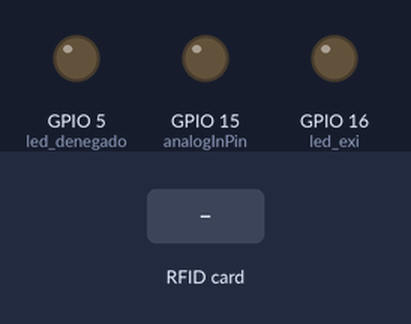
Recording of a sketch running on a simulated ESP8266 (NodeMCU). Shown: output pins drawn as LEDs (lit = HIGH). Inputs (shaded band) come from the test bench. WiFi joins after 1.5 s; servers stay silent unless stated; uploads are accepted with an empty reply; what the sketch prints to the serial monitor is not drawn.

Above: at 2.7 s.
2.8 s: RFID card 12 34 56 78 held to the reader
At 3.8 s:
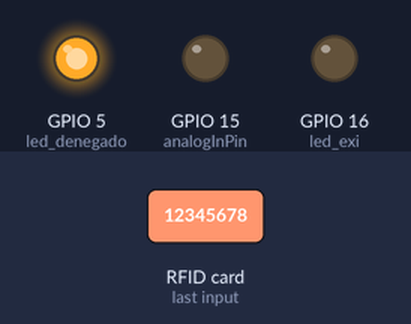
5.5 s: RFID card 5E 7A 19 C4 held to the reader
At 7.7 s:
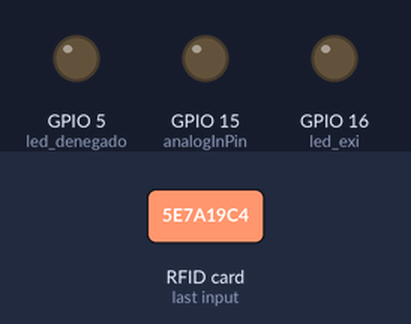
Timing chart, 0 to 9.2 s (numbered marks = the images above; inputs shaded):
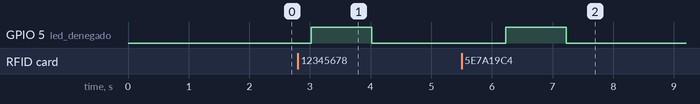

Measured:
- after the input at 2.8 s, GPIO 5 (led_denegado): LOW → HIGH after 0.22 s, → LOW 1.0 s later
- after the input at 5.5 s, GPIO 5 (led_denegado): LOW → HIGH after 0.73 s, → LOW 1.0 s later

The sketch:

tersera_lectora.ino
```cpp
//String mac=WiFi.macAddress();
const int analogInPin = 15;  // ESP8266 Analog Pin ADC0 = A0
String dato;
int PosicionComa; //Variable que nos dice la posicion de la coma en el mensaje.
int led_exi=16;
int led_denegado=5;
#include <SPI.h>//libreria nesesaria para el rfid
#include <MFRC522.h>
#define SS_PIN 2//definendopin delrfid
#define RST_PIN 4

MFRC522 mfrc522(SS_PIN, RST_PIN); // Instance of the class
//si usas esp32
//#include <HTTPClient.h>
//#include <WiFi.h>
//si usas esp8266
#include <ESP8266WiFiMulti.h>///librerias para elwifi
#include <ESP8266HTTPClient.h>
//lacontraseña y el nombre de la red
//nombre y contaseña de la casa
//char* ssid = "ARRIS-04F2";
//const char* password =  "4CE31B26A0B75370";
//nombre y contaseña de la escuela
//const char* ssid = "UTeM-Administrativos";
//const char* password = "utemadministrativos";
//modem de prueba
char* ssid = "Magic_red";
const char* password =  "12345678";
String user ;//dato que  enviaremos en post
String pass = "12345";
void setup() {
  pinMode(analogInPin,OUTPUT);
  pinMode(led_exi,OUTPUT);
  pinMode(led_denegado,OUTPUT);

    digitalWrite(analogInPin,LOW);
  SPI.begin();       // Init SPI bus
  mfrc522.PCD_Init(); // Init MFRC522

  delay(10);
  Serial.begin(115200);
  WiFi.begin(ssid, password);
  //definiendo entradas y salidas


  Serial.print("Conectando...");
  while (WiFi.status() != WL_CONNECTED) { //Check for the connection
    delay(500);
    Serial.print(".");
  }

  Serial.print("Conectado con éxito, mi IP es: ");
  Serial.println(WiFi.localIP());
}
void loop() {
        digitalWrite(analogInPin,LOW);
  if ( mfrc522.PICC_IsNewCardPresent())
  {
    if ( mfrc522.PICC_ReadCardSerial())
    {
    //  Serial.print("Tag UID:");
      //uniendol losbalores en una bariable
      user = mfrc522.uid.uidByte[0], HEX;
      user += mfrc522.uid.uidByte[1], HEX;
      user += mfrc522.uid.uidByte[3], HEX;
      user += mfrc522.uid.uidByte[4], HEX;
      //Serial.print(user);
      if (WiFi.status() == WL_CONNECTED) { //Check WiFi connection status
        HTTPClient http;
        String datos_a_enviar = "user=" + user + "&pass=" + pass; // datos aenviar
       // http.begin("http://172.16.84.200/rfid/checklogin.php");        //Indicamos el destino
        http.begin("http://192.168.0.6/acceso/Model/arduino/salida.php");        //Indicamos el destino
        http.addHeader("Content-Type", "application/x-www-form-urlencoded"); //Preparamos el header text/plain si solo vamos a enviar texto plano sin un paradigma llave:valor.
        int codigo_respuesta = http.POST(datos_a_enviar);   //Enviamos el post pasándole, los datos que queremos enviar. (esta función nos devuelve un código que guardamos en un int)
        if (codigo_respuesta > 0) {
        //  Serial.println("Código HTTP ► " + String(codigo_respuesta));   //Print return code
          if (codigo_respuesta == 200) { //si la conexion fue esitosa
            String cuerpo_respuesta = http.getString();
          //  Serial.println("El servidor respondió ▼ ");
            //Serial.println(cuerpo_respuesta);
            //  PosicionComa = cuerpo_respuesta.indexOf (',');
             //Serial.println (cuerpo_respuesta.substring (0, PosicionComa));
             // cuerpo_respuesta = cuerpo_respuesta.substring (PosicionComa+1, cuerpo_respuesta.length());
             cuerpo_respuesta.trim();
             Serial.println(cuerpo_respuesta);
             if (cuerpo_respuesta == "aprobado") { //siel cuerpo resibido es aprobadi
              Serial.print("ensendido");
              digitalWrite(led_exi,HIGH);
              digitalWrite(analogInPin,HIGH);
              //Serial.println("led prendido");
              delay(1000);
              digitalWrite(led_exi,LOW );
            } else { //siel cuerpo resibido es denegado
              digitalWrite(led_denegado,HIGH);
              delay(1000);
              digitalWrite(led_denegado,LOW);
            }
          digitalWrite(analogInPin,LOW);
          }
        } else { //error al enviar el pos
          Serial.print("Error enviando POST, código: ");
          Serial.println(codigo_respuesta);//si temuestra en el monitor serial -1 es que no sea enviado
          digitalWrite(led_denegado,HIGH);
          delay(1000);
          digitalWrite(led_denegado,LOW);
        }
        http.end();  //libero recursos
      } else {
        //Serial.println("Error en la conexión WIFI");

      }
      delay(2000);
      mfrc522.PICC_HaltA();//detiene el rfid paraque no este  constantemente revisando
    }
  }
}
```
